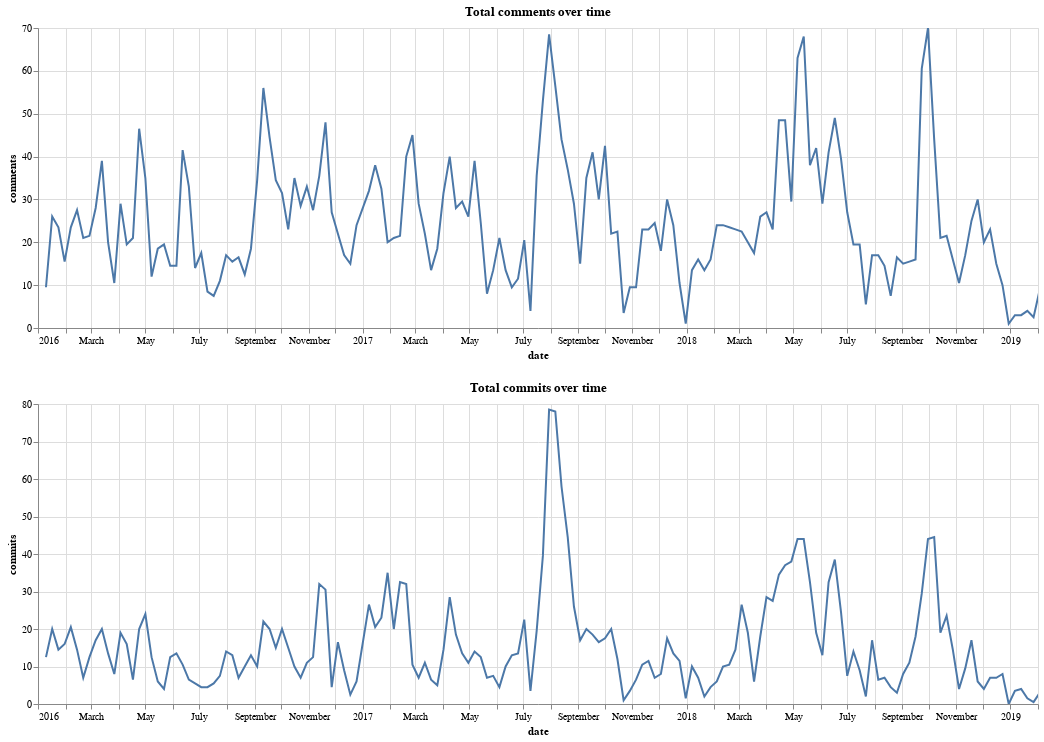

Here is the notebook cell this chart was saved with:
### Code cell
# Comment totals over time
lines = []
for kind in ["comments", "commits"]:
    all_user_data = user_data.reset_index().groupby('date').sum()[kind].reset_index()
    line = alt.Chart(data=all_user_data, width=plt_width, title="Total {} over time".format(kind)).mark_line(clip=True).encode(
        x=alt.X('date', scale=alt.Scale(domain=["2016-01-01", "2019-02-01"])),
        y=kind,
    )
    lines.append(line)
alt.vconcat(*lines)

### Figure 1 — Vega-Lite specification as saved in the notebook (floating-point values rounded to 4 significant figures; data arrays with more than 128 entries replaced by an {"elided": "..."} marker saying what was removed)
{"$schema": "https://vega.github.io/schema/vega-lite/v2.6.0.json", "config": {"view": {"height": 300, "width": 400}}, "datasets": {"data-0637a9307eb5fa29763fb6dfdc1118b1": {"elided": "162 records"}, "data-49c23467a905638325052dd7118bdd6e": {"elided": "162 records"}}, "vconcat": [{"data": {"name": "data-49c23467a905638325052dd7118bdd6e"}, "encoding": {"x": {"field": "date", "scale": {"domain": ["2016-01-01", "2019-02-01"]}, "type": "temporal"}, "y": {"field": "comments", "type": "quantitative"}}, "mark": {"clip": true, "type": "line"}, "title": "Total comments over time", "width": 1000}, {"data": {"name": "data-0637a9307eb5fa29763fb6dfdc1118b1"}, "encoding": {"x": {"field": "date", "scale": {"domain": ["2016-01-01", "2019-02-01"]}, "type": "temporal"}, "y": {"field": "commits", "type": "quantitative"}}, "mark": {"clip": true, "type": "line"}, "title": "Total commits over time", "width": 1000}]}
